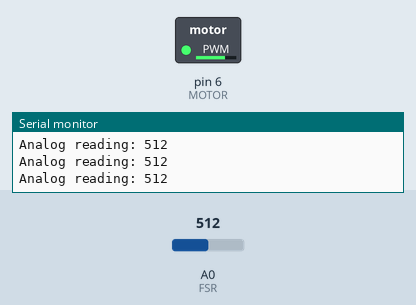
A sketch run on a simulated Arduino Uno, built with avr-gcc and run on an emulated ATmega328P. Parts: switched loads named in the sketch (green lamp = pin HIGH), the last lines printed to the serial monitor. Inputs (shaded band) come from the test bench; at power-on: A0 (FSR) = 512.

Above: at 1.2 s.
1.3 s: A0 (FSR) set to 306
At 2.4 s:
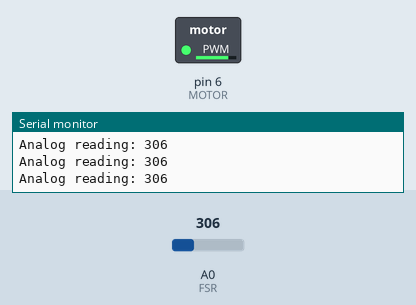
2.8 s: A0 (FSR) set to 0
At 3.8 s:
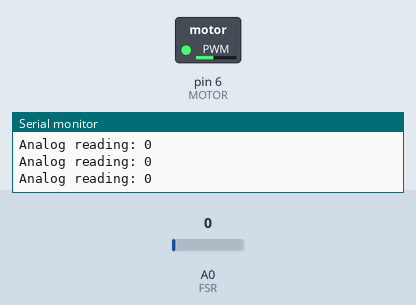
Timing chart, 0 to 5.8 s (numbered marks = the images above; inputs shaded):
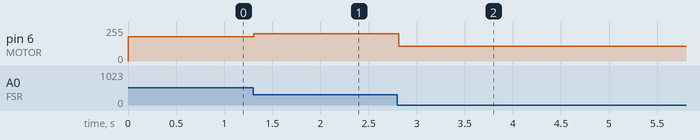

Measured:
- after the input at 1.3 s, pin 6 (MOTOR): 183/255 → 204/255 at once
- after the input at 2.8 s, pin 6 (MOTOR): 204/255 → 110/255 at once

The sketch:

buzzer.ino
```cpp
#define MOTOR 6
#define FSR 0
int forceReading;
int motorSpeed;

void setup() {
  Serial.begin(9600);
  pinMode(MOTOR, OUTPUT);
  pinMode(FSR, INPUT);
}

void loop() {
  forceReading = analogRead(FSR);
  Serial.print("Analog reading: ");
  Serial.println(forceReading);

  motorSpeed = map(forceReading, 800, 1023, 0, 255);
  analogWrite(MOTOR, motorSpeed);

  delay(100);
}
```
